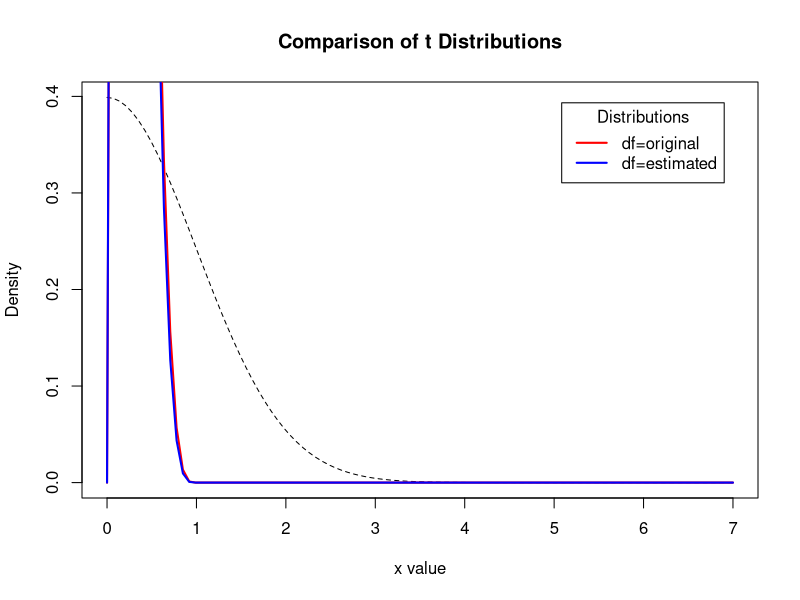

The R script that drew this image:
#bernoulli function taking data vector and return estimated param phat
bernoulli<-function(data) {
  phat=mean(data)
  phat
}
#binomial function taking data vector and return estimated param phat, nhat
binomial<-function(data) {
  svar=var(data)
  smean=mean(data)
  nhat=(smean^2)/(smean-svar)
  phat=smean/nhat
  c(nhat, phat)
}
#geometric function taking data vector and return estimated param phat
geometric<-function(data) {
  smean=mean(data)
  print(smean)
  phat=1/smean
  phat
}

#poisson function taking data vector and return estimated param lambdahat
poisson<-function(data) {
  smean=mean(data)
  lambdahat=smean
  lambdahat
}

#uniform function taking data vector and return estimated param alphahat, betahat
uniform<-function(data) {
  smean=mean(data)
  ssd=sd(data)
  alphahat=smean-(sqrt(3)*ssd)
  betahat=smean+(sqrt(3)*ssd)
  c(alphahat,betahat)
}

#normal function taking data vector and return estimated param sample mean, variance
normal<-function(data) {
  smean=mean(data)
  svar=var(data)
  c(smean,svar)
}
exponential<-function(data) {
  smean=mean(data)
  lambdahat=1/smean
  lambdahat
}
gamma<-function(data) {
  smean=mean(data)
  svar=var(data)
  alphahat=(smean)^2/svar
  betahat=svar/smean
  c(alphahat,betahat)
}
beta<-function(data) {
  smean=mean(data)
  svar=var(data)
  param=(((smean*(1-smean))/(svar))-1)
  betahat=(1-smean)*param
  alphahat=smean*param
  c(alphahat,betahat)
}
chisquare<-function(data) {
  smean=mean(data)
  betahat=smean
  betahat
}
mmestimator<-function(distribution, data){
  switch(distribution,
         "bernoulli" = bernoulli(data),
         "binomial"  = binomial(data),
         "geometric" = geometric(data),
         "poisson"   = poisson(data),
         "uniform"   = uniform(data),
         "normal"    = normal(data),
         "exponential" = exponential(data),
         "gamma"     = gamma(data),
         "beta"      = beta(data),
         "chisquare" = chisquare(data),
         print("Distribution doesn't exist") 
  )
}

#testing the functions area 

# vector for plots 
x <- seq(0, 7, length=100)

# generate uniform data using -1, 1 and compare the results
r1 <- runif(100, -1, 1)
print(mmestimator("uniform", r1))


# generate binomial data and compare the results
r2 <- rbinom(8,150,.4)
print(mmestimator("binomial", r2))

# generate geometric data and compare the results
r3 <- rgeom(1000, 1/2)
print(mmestimator("geometric", r3))

# generate poisson data and compare the results
r4 <- rpois(100, 10)
print(mmestimator("poisson", r4))

# generate normal data and compare the results
r6 <- rnorm(100, 100, sd=15) #rnorm takes the sd so the variance will be sd^2
print(mmestimator("normal", r6))

# generate exponential data and compare the results
r7 <- rexp(100, 1/3)
print(mmestimator("exponential", r7))

# generate gamma data and compare the results
r8 <- rgamma (n =100 , shape =9 , scale =.5)
print(mmestimator("gamma", r8))

# generate chisquare data and compare the results
r9 <- rchisq (n =100 , 2)
l <- mmestimator("chisquare", r9)
print(l)

# generate beta data and compare the results, and plot the density for both to show difference
r10 <- rbeta (n =100 , 2 , 5)
l <- mmestimator("beta", r10)
print(l)
hx <- dnorm(x)
colors <- c("red", "blue")
labels <- c("df=original", "df=estimated")
plot(x, hx, type="l", lty=2, xlab="x value",
     ylab="Density", main="Comparison of t Distributions")
lines(x, dbeta (x , 2 , 5), lwd=2, col=colors[1])
lines(x, dbeta (x , l[1] , l[2]), lwd=2, col=colors[2])
legend("topright", inset=.05, title="Distributions",
       labels, lwd=2, lty=c(1, 1, 1, 1, 2), col=colors)